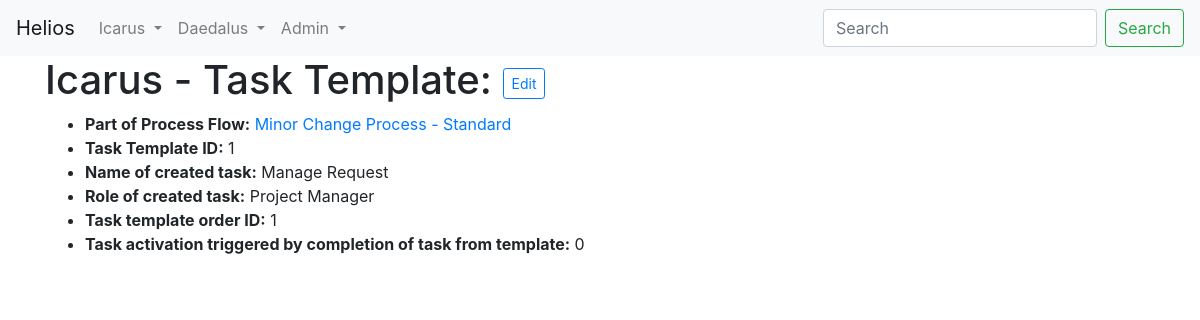
The page /tt/1/ on the database its author committed.
### Icarus/models.py (models this page shows, shortened)
class TaskTemplates(models.Model):
    TEMPLATE_STATUSES = (
        ("P", "Pre-Planning"),
        ("A", "Assignable"),
        ("I", "In Progress"),
        ("H", "Hold"),
        ("C", "Completed"),
        ("X", "Canceled"),
    )
    fk_flow = models.ForeignKey('Flows', on_delete=models.CASCADE)
    orderid = models.IntegerField(blank=False)
    Trigger = models.IntegerField(blank=False)
    name = models.CharField(max_length=36, blank=False)
    role = models.ForeignKey('Roles',on_delete=models.CASCADE,blank=True, null=True)
    self_assign = models.NullBooleanField(default=False)
    default_status = models.CharField(max_length=1, choices=TEMPLATE_STATUSES, default="P")

class Flows(models.Model):
    name = models.CharField(max_length=50, blank=False)
    description = models.TextField()
    active = models.NullBooleanField(default=True)
    create_by = models.CharField(max_length=50, blank=False)
    create_date = models.DateTimeField(auto_now_add=True)
    modified_by = models.CharField(max_length=50, blank=True)
    modified_date = models.DateTimeField(auto_now=True)
    def __str__(self):
        return self.name

class Roles(models.Model):
    name = models.CharField(max_length=50, blank=False)
    acronym = models.CharField(max_length=5, blank=False)
    def __str__(self):
        return self.name

### Icarus/views.py (the view)
# urls.py: url(r'^tt/(?P<pk>\d+)/$', views.TT_detail, name='TT_detail'),
def TT_detail(request, pk):
    tasktemplate = models.TaskTemplates.objects.get(pk=pk)
    return render(request, 'Icarus/TT/TT_detail.html', {'tasktemplate':tasktemplate})

### Icarus/templates/Icarus/TT/TT_detail.html
{% extends 'Icarus/base.html' %}
{% block content %}
        <h1>Icarus - Task Template: {{ TaskTemplate.pk }}
        <a href="{% url 'TT_edit' pk=tasktemplate.pk %}">
          <button type="button" class="btn btn-outline-primary btn-sm">Edit</button>
        </a></h1>
        <ul>
          <li><strong>Part of Process Flow:</strong> <a href="{% url  'PF_detail' pk=tasktemplate.fk_flow.pk %}">{{ tasktemplate.fk_flow }}</a></li>
          <li><strong>Task Template ID:</strong> {{ tasktemplate.pk }}</li>
          <li><strong>Name of created task:</strong> {{ tasktemplate.name }}</li>
          <li><strong>Role of created task:</strong> {{ tasktemplate.role }}</li>
          <li><strong>Task template order ID:</strong> {{ tasktemplate.orderid }}</li>
          <li><strong>Task activation triggered by completion of task from template:</strong> {{ tasktemplate.Trigger }}</li>
        </ul>
{% endblock %}

### rows shown on the page
TaskTemplates: fk_flow "Minor Change Process - Standard", pk "1", name "Manage Request", role "Project Manager", orderid "1", Trigger "0"
